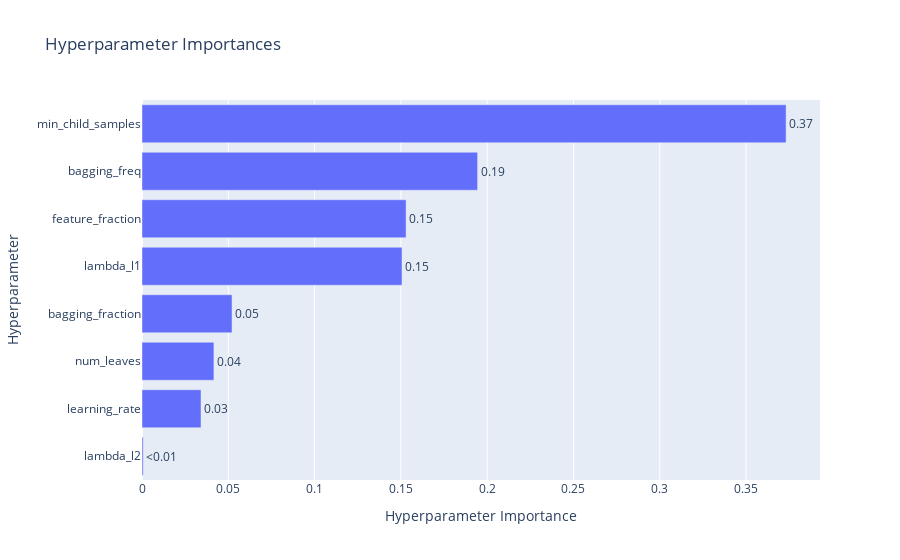

Here is the notebook cell this chart was saved with:
### Code cell
# Importancia de Hiperparámetros: ¿Qué movió la aguja?
optuna.visualization.plot_param_importances(study)

### Figure 1 — Plotly figure (JSON) as saved in the notebook; plotly's stock layout.template omitted (floating-point values rounded to 4 significant figures)
{"data": [{"cliponaxis": false, "hovertemplate": ["lambda_l2 (FloatDistribution): 0.0006932288468070658<extra></extra>", "learning_rate (FloatDistribution): 0.03418842413323066<extra></extra>", "num_leaves (IntDistribution): 0.04165667685760617<extra></extra>", "bagging_fraction (FloatDistribution): 0.05216948041840069<extra></extra>", "lambda_l1 (FloatDistribution): 0.1506382937768058<extra></extra>", "feature_fraction (FloatDistribution): 0.1530091240730687<extra></extra>", "bagging_freq (IntDistribution): 0.19444914565172866<extra></extra>", "min_child_samples (IntDistribution): 0.3731956262423522<extra></extra>"], "name": "Objective Value", "orientation": "h", "text": ["<0.01", "0.03", "0.04", "0.05", "0.15", "0.15", "0.19", "0.37"], "textposition": "outside", "type": "bar", "x": [0.0006932, 0.03419, 0.04166, 0.05217, 0.1506, 0.153, 0.1944, 0.3732], "y": ["lambda_l2", "learning_rate", "num_leaves", "bagging_fraction", "lambda_l1", "feature_fraction", "bagging_freq", "min_child_samples"]}], "layout": {"title": {"text": "Hyperparameter Importances"}, "xaxis": {"title": {"text": "Hyperparameter Importance"}}, "yaxis": {"title": {"text": "Hyperparameter"}}}}
